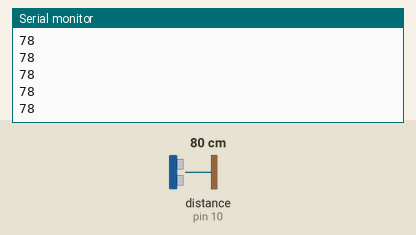
Recording of a sketch running on a simulated Arduino Uno, built with avr-gcc and run on an emulated ATmega328P. Shown: the last lines printed to the serial monitor. Wiring (inferred from the names in the program): ultrasonic range finder: trigger pin 9; echo pin 10. The test bench sets the inputs (shaded band); at power-on: distance to the obstacle (sensor on pin 10) 80 cm. The echo pulse lasts 58.3 µs per cm.

Above: at 1.2 s.
1.3 s: distance to the obstacle (sensor on pin 10) set to 2 cm
At 1.37 s:
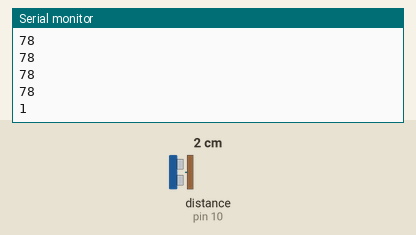
2.8 s: distance to the obstacle (sensor on pin 10) set to 4 cm
At 2.89 s:
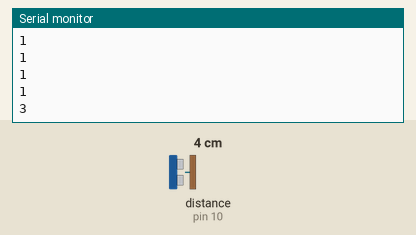
Timing chart, 0 to 5.8 s (numbered marks = the images above; inputs shaded):
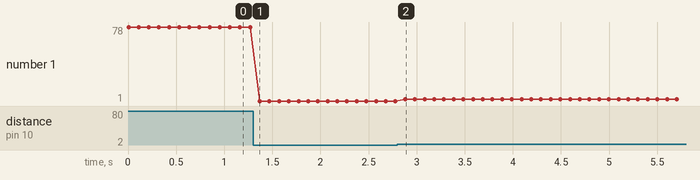

The sketch:

Punto4_HCSR04.ino
```cpp
// Definición de pines
const int trigPin = 9;  // Pin Trig del HC-SR04
const int echoPin = 10; // Pin Echo del HC-SR04

void setup() {
  // Configurar pines
  pinMode(trigPin, OUTPUT);
  pinMode(echoPin, INPUT);

  // Iniciar comunicación serial
  Serial.begin(9600);
}

void loop() {
  // Medir la distancia
  long duracion, distancia;

  // Enviar un pulso corto al pin Trig
  digitalWrite(trigPin, LOW);
  delayMicroseconds(2);
  digitalWrite(trigPin, HIGH);
  delayMicroseconds(10);
  digitalWrite(trigPin, LOW);

  // Medir el tiempo de respuesta del pin Echo
  duracion = pulseIn(echoPin, HIGH);

  // Calcular la distancia en centímetros
  distancia = duracion * 0.034 / 2;

  // Enviar la distancia al puerto serial
  Serial.println(distancia);

  // Esperar un momento antes de la siguiente medición
  delay(100);
}
```

Measured:
- after the input at 1.3 s, the serial monitor: prints a new line after 0.07 s (image 1)
- after the input at 2.8 s, the serial monitor: prints a new line after 0.08 s (image 2)
- plotted number 1: 78 → 1 after the input at 1.3 s, 1 → 3 after the input at 2.8 s
